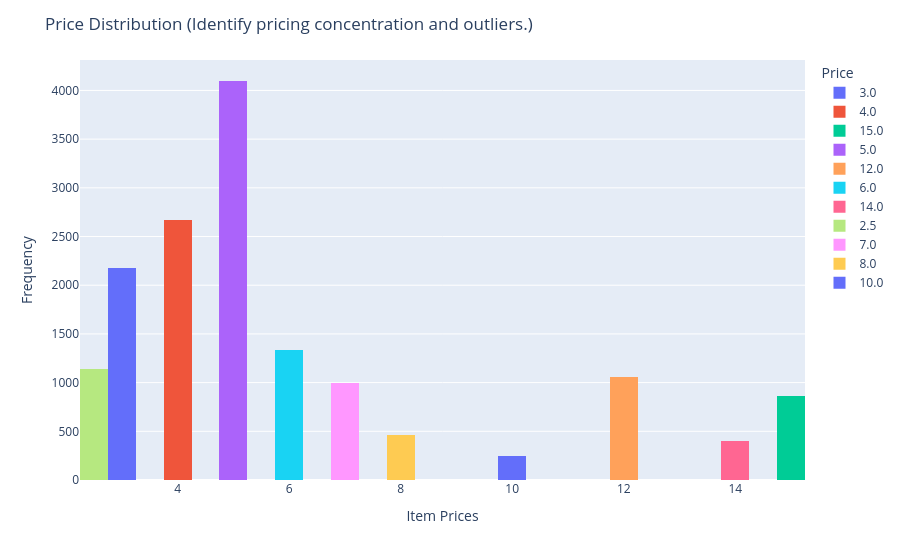

Source (notebook cell):
### Code cell
fig = px.histogram(
    df,
    x="Price",
    color = 'Price'
    
)
fig.update_layout(
    xaxis_title="Item Prices",
    yaxis_title="Frequency",
    title = 'Price Distribution (Identify pricing concentration and outliers.)'
)

### Figure 1 — Plotly figure (JSON) as saved in the notebook; plotly's stock layout.template omitted (floating-point values rounded to 4 significant figures; data arrays with more than 128 entries replaced by an {"elided": "..."} marker saying what was removed)
{"data": [{"alignmentgroup": "True", "bingroup": "x", "hovertemplate": "Price=%{x}<br>count=%{y}<extra></extra>", "legendgroup": "3.0", "marker": {"color": "#636efa", "pattern": {"shape": ""}}, "name": "3.0", "offsetgroup": "3.0", "orientation": "v", "showlegend": true, "type": "histogram", "x": {"elided": "2180 int values"}, "xaxis": "x", "yaxis": "y"}, {"alignmentgroup": "True", "bingroup": "x", "hovertemplate": "Price=%{x}<br>count=%{y}<extra></extra>", "legendgroup": "4.0", "marker": {"color": "#EF553B", "pattern": {"shape": ""}}, "name": "4.0", "offsetgroup": "4.0", "orientation": "v", "showlegend": true, "type": "histogram", "x": {"elided": "2673 int values"}, "xaxis": "x", "yaxis": "y"}, {"alignmentgroup": "True", "bingroup": "x", "hovertemplate": "Price=%{x}<br>count=%{y}<extra></extra>", "legendgroup": "15.0", "marker": {"color": "#00cc96", "pattern": {"shape": ""}}, "name": "15.0", "offsetgroup": "15.0", "orientation": "v", "showlegend": true, "type": "histogram", "x": {"elided": "866 int values"}, "xaxis": "x", "yaxis": "y"}, {"alignmentgroup": "True", "bingroup": "x", "hovertemplate": "Price=%{x}<br>count=%{y}<extra></extra>", "legendgroup": "5.0", "marker": {"color": "#ab63fa", "pattern": {"shape": ""}}, "name": "5.0", "offsetgroup": "5.0", "orientation": "v", "showlegend": true, "type": "histogram", "x": {"elided": "4097 int values"}, "xaxis": "x", "yaxis": "y"}, {"alignmentgroup": "True", "bingroup": "x", "hovertemplate": "Price=%{x}<br>count=%{y}<extra></extra>", "legendgroup": "12.0", "marker": {"color": "#FFA15A", "pattern": {"shape": ""}}, "name": "12.0", "offsetgroup": "12.0", "orientation": "v", "showlegend": true, "type": "histogram", "x": {"elided": "1059 int values"}, "xaxis": "x", "yaxis": "y"}, {"alignmentgroup": "True", "bingroup": "x", "hovertemplate": "Price=%{x}<br>count=%{y}<extra></extra>", "legendgroup": "6.0", "marker": {"color": "#19d3f3", "pattern": {"shape": ""}}, "name": "6.0", "offsetgroup": "6.0", "orientation": "v", "showlegend": true, "type": "histogram", "x": {"elided": "1337 int values"}, "xaxis": "x", "yaxis": "y"}, {"alignmentgroup": "True", "bingroup": "x", "hovertemplate": "Price=%{x}<br>count=%{y}<extra></extra>", "legendgroup": "14.0", "marker": {"color": "#FF6692", "pattern": {"shape": ""}}, "name": "14.0", "offsetgroup": "14.0", "orientation": "v", "showlegend": true, "type": "histogram", "x": {"elided": "403 int values"}, "xaxis": "x", "yaxis": "y"}, {"alignmentgroup": "True", "bingroup": "x", "hovertemplate": "Price=%{x}<br>count=%{y}<extra></extra>", "legendgroup": "2.5", "marker": {"color": "#B6E880", "pattern": {"shape": ""}}, "name": "2.5", "offsetgroup": "2.5", "orientation": "v", "showlegend": true, "type": "histogram", "x": {"elided": "1144 float values"}, "xaxis": "x", "yaxis": "y"}, {"alignmentgroup": "True", "bingroup": "x", "hovertemplate": "Price=%{x}<br>count=%{y}<extra></extra>", "legendgroup": "7.0", "marker": {"color": "#FF97FF", "pattern": {"shape": ""}}, "name": "7.0", "offsetgroup": "7.0", "orientation": "v", "showlegend": true, "type": "histogram", "x": {"elided": "998 int values"}, "xaxis": "x", "yaxis": "y"}, {"alignmentgroup": "True", "bingroup": "x", "hovertemplate": "Price=%{x}<br>count=%{y}<extra></extra>", "legendgroup": "8.0", "marker": {"color": "#FECB52", "pattern": {"shape": ""}}, "name": "8.0", "offsetgroup": "8.0", "orientation": "v", "showlegend": true, "type": "histogram", "x": {"elided": "466 int values"}, "xaxis": "x", "yaxis": "y"}, {"alignmentgroup": "True", "bingroup": "x", "hovertemplate": "Price=%{x}<br>count=%{y}<extra></extra>", "legendgroup": "10.0", "marker": {"color": "#636efa", "pattern": {"shape": ""}}, "name": "10.0", "offsetgroup": "10.0", "orientation": "v", "showlegend": true, "type": "histogram", "x": {"elided": "247 int values"}, "xaxis": "x", "yaxis": "y"}], "layout": {"barmode": "relative", "legend": {"title": {"text": "Price"}, "tracegroupgap": 0}, "margin": {"t": 60}, "title": {"text": "Price Distribution (Identify pricing concentration and outliers.)"}, "xaxis": {"anchor": "y", "categoryarray": [3, 4, 15, 5, 12, 6, 14, 2.5, 7, 8, 10], "categoryorder": "array", "domain": [0, 1], "title": {"text": "Item Prices"}}, "yaxis": {"anchor": "x", "domain": [0, 1], "title": {"text": "Frequency"}}}}
